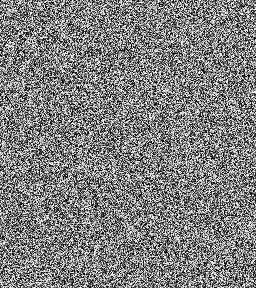
#> input picture Crypto/PYTHON/encrypted_Finger.bmp, 256 x 288 px, found by its file name
$ python decrypt.py
#> lines starting #> are read from the running program, lines starting #| are printed output that depends on the picture
### Crypto/PYTHON/keygen.py
# -*- coding: utf-8 -*-
"""
Fonction pour générer la clé en utilisant la "logistic map" pour un
processus de cryptage
"""
def keygen(x,r,size):
    # -- création du vecteur qui contiendra les clés --
    key=[]

    # -- Génération des clé avec la carte logistique --
    for i in range(size):

        x = r * x * (1-x) # Xn+1 = r Xn (1-Xn)
        key.append(int((x * pow(10,16))%256)) # key = (x*10¹⁶)%256

    return key

### Crypto/PYTHON/decrypt.py
# -*- coding: utf-8 -*-
"""
    Image encryption - substitution
"""
# ----- Librairies ------
import keygen as kg
import matplotlib.pyplot as plt
import matplotlib.image as mpimg
import numpy as np

# -- Reading the crypted image --
path_enimg = '/home/yagamiste/Desktop/Seminaire/encrypted_Finger.bmp'
enimg = plt.imread(path_enimg)
#> enimg is the input picture: shape (288, 256, 3); min 0, max 255, mean 127.8
plt.imshow(enimg,cmap='gray')
plt.show()


height = enimg.shape[0]
#> height = 288
width = enimg.shape[1]
#> width = 256
size = height * width
#> size = 73728

# --- Generation of the key ---
key = kg.keygen(0.01,3.95,size)


# --- Decryption ---
z=0
decimg = np.zeros(shape=[height,width,3], dtype=np.uint8)
for i in range(height):
    for j in range(width):
        # -- Pixel value is XORed with key --
        decimg[i,j]= enimg[i,j]^key[z]
        z+=1
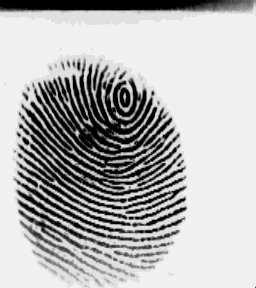
#> decimg: shape (288, 256, 3); min 0, max 240, mean 178.4
#> after the loop, z = 73728

plt.imshow(decimg,cmap='gray')
plt.show()
path_decimg = '/home/yagamiste/Desktop/Seminaire/decrypted_Finger.bmp'
plt.imsave(path_decimg,decimg)
